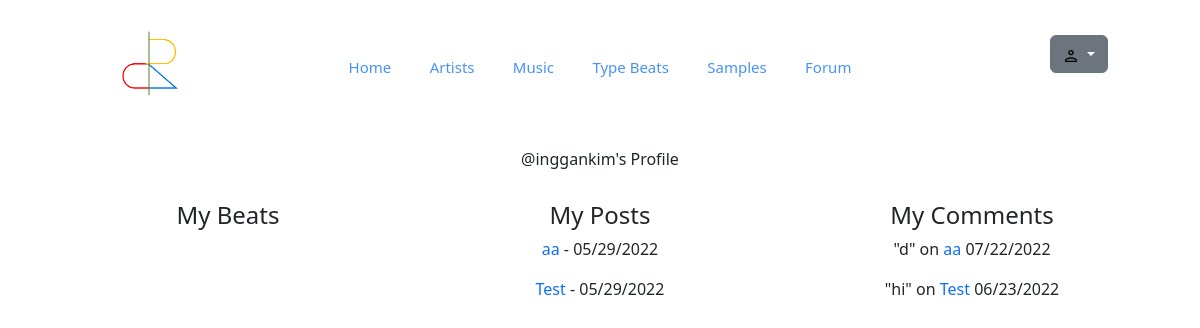
The page /ercf/view_user/7/ (signed in) on the database its author committed.
### ercf/models.py (models this page shows, shortened)
class Post(models.Model):
    title = models.CharField(max_length=100)
    topic = models.ForeignKey(Topic, on_delete=models.SET_NULL, null=True)
    author = models.ForeignKey(User, on_delete=models.CASCADE)
    content = models.TextField(max_length=10000)
    date_posted = models.DateTimeField(auto_now_add=True)
    date_updated = models.DateTimeField(auto_now=True)
    author_identity = models.TextField()

class Review(models.Model):
    content = models.TextField(max_length=50)
    author = models.ForeignKey(User, on_delete=models.CASCADE)
    commenter = models.ForeignKey(User, on_delete=models.CASCADE, related_name="com")
    date_posted = models.DateTimeField(auto_now_add=True)
    approved = models.BooleanField(default=True)
    post_date = models.DateTimeField(auto_now_add=False, default="1111-11-11 11:11")
    post_title = models.TextField(default="")
    post_id = models.TextField(default="")

### ercf/views.py (the view)
# urls.py: path('view_user/<str:pk>/', views.viewUser, name='view_user'),
def viewUser(request,pk):
    user = User.objects.get(id=pk)
    posts = user.post_set.all().order_by("-id")
    reviews = user.review_set.all().order_by("-id")
    context = {'user': user, 'posts': posts, 'reviews': reviews, 'posts_count': posts.count(), 'comments_count': reviews.count()}
    return render(request, 'ercf/view_user.html', context)

### ercf/templates/ercf/view_user.html (shortened to what this page needs)
{% extends "ercf/layout.html" %}
{% load static %}
{% block body %}
<div class="container">
    @{{user.username}}'s Profile
    <div class="profile-content">
        <div>
            <h4>My Beats</h4>
        </div>
        <div>
            <h4>My Posts</h4>
            {% if posts_count == 0 %}
                <a href="{% url 'ercf:posts' %}">Write some posts?</a>
            {% else %}
                {% for post in posts %}
                <p><a href="{% url "ercf:post" post.id %}">{{ post.title }}</a> - {{ post.date_posted|date:'m/d/20y'}}</p>
                {% endfor %}
            {% endif %}
        </div>
        <div>
            <h4>My Comments</h4>
            {% if posts_count == 0 %}
                <a href="{% url 'ercf:posts' %}">Write some comments?</a>
            {% else %}
                {% for comment in reviews %}
                <p>"{{ comment.content }}" on <a href="{% url 'ercf:post' comment.post_id %}">{{ comment.post_title }}</a> {{ comment.date_posted|date:'m/d/20y'}}</p>
                {% endfor %}
            {% endif %}
        </div>
    </div>
</div>
{% endblock %}

### ercf/templates/ercf/navbar.html (style rules this page uses)
a { text-decoration: none; }

### ercf/templates/ercf/view_user.html (style rules this page uses)
.container { margin-top: -70px; text-align: center; }
.profile-content { margin-top: 30px; display:grid; grid-template-columns: 1fr 1fr 1fr; }

### rows shown on the page
Post: title "aa", date_posted "05/29/2022"
Post: title "Test", date_posted "05/29/2022"
Review: content "d", post_title "aa", date_posted "07/22/2022"
Review: content "hi", post_title "Test", date_posted "06/23/2022"

### other values the page prints
{{ user.username }} "inggankim"
